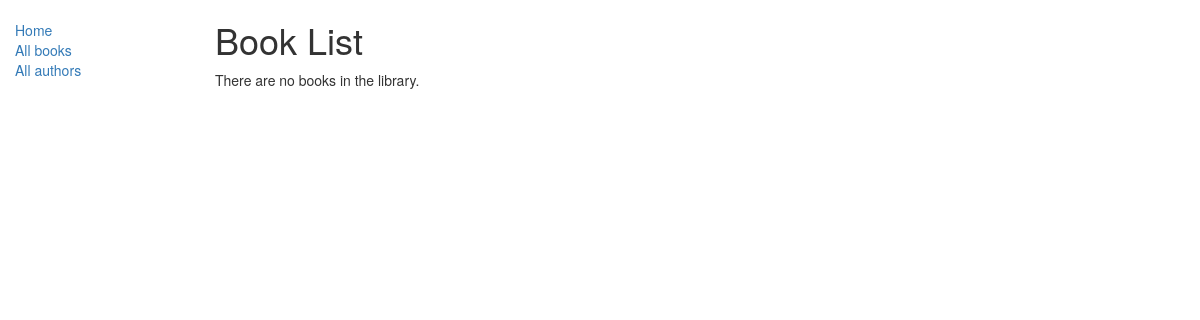
Page /catalog/authors/ on the earlier database version.
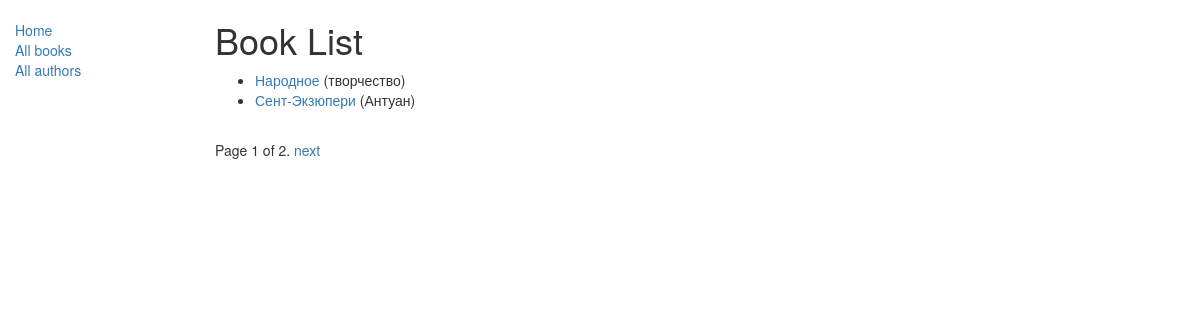
Same page on the later database version.
### catalog/models.py (models this page shows, shortened)
class Author(models.Model):
    first_name = models.CharField(max_length=200)
    last_name = models.CharField(max_length=200)
    date_of_birth = models.DateField(null=True, blank=True)
    date_of_death = models.DateField('Died', null=True, blank=True)

### catalog/views.py (the view)
# urls.py: path('authors/', views.AuthorListView.as_view(), name='authors'),
class AuthorListView(generic.ListView):
    model = Author
    paginate_by = 2

### templates/catalog/author_list.html
{% extends "base.html" %}
{% block content %}
    <h1>Book List</h1>
    {% if author_list %}
    <ul>
      {% for author in author_list %}
      <li>
        <a href="{% url 'author_detail' author.pk %}">{{ author.last_name }}</a> ({{author.first_name}})
      </li>
      {% endfor %}
    </ul>
    {% else %}
      <p>There are no books in the library.</p>
    {% endif %}
{% endblock %}

Differences in the rows shown:
added Author: last_name "Народное", first_name "творчество"
added Author: last_name "Сент-Экзюпери", first_name "Антуан"
Other differences:
{{ page_obj.number }}: (not shown) → "1"
{{ page_obj.paginator.num_pages }}: (not shown) → "2"
text no longer shown: "There are no books in the library."
text now shown: "Page of . next"
